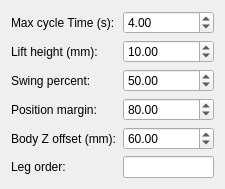
               <widget class="QWidget" name="page">
                <property name="geometry">
                 <rect>
                  <x>0</x>
                  <y>0</y>
                  <width>225</width>
                  <height>182</height>
                 </rect>
                </property>
                <attribute name="label">
                 <string>Basic</string>
                </attribute>
                <layout class="QFormLayout" name="formLayout_6">
                 <item row="0" column="0">
                  <widget class="QLabel" name="label_6">
                   <property name="text">
                    <string>Max cycle Time (s):</string>
                   </property>
                  </widget>
                 </item>
                 <item row="0" column="1">
                  <widget class="QDoubleSpinBox" name="maxCycleTimeSpin">
                   <property name="maximum">
                    <double>20.000000000000000</double>
                   </property>
                   <property name="singleStep">
                    <double>0.100000000000000</double>
                   </property>
                   <property name="value">
                    <double>4.000000000000000</double>
                   </property>
                  </widget>
                 </item>
                 <item row="1" column="0">
                  <widget class="QLabel" name="label_7">
                   <property name="text">
                    <string>Lift height (mm):</string>
                   </property>
                  </widget>
                 </item>
                 <item row="1" column="1">
                  <widget class="QDoubleSpinBox" name="liftHeightSpin">
                   <property name="minimum">
                    <double>1.000000000000000</double>
                   </property>
                   <property name="maximum">
                    <double>100.000000000000000</double>
                   </property>
                   <property name="value">
                    <double>10.000000000000000</double>
                   </property>
                  </widget>
                 </item>
                 <item row="2" column="0">
                  <widget class="QLabel" name="label_8">
                   <property name="text">
                    <string>Swing percent:</string>
                   </property>
                  </widget>
                 </item>
                 <item row="2" column="1">
                  <widget class="QDoubleSpinBox" name="swingPercentSpin">
                   <property name="maximum">
                    <double>200.000000000000000</double>
                   </property>
                   <property name="value">
                    <double>50.000000000000000</double>
                   </property>
                  </widget>
                 </item>
                 <item row="3" column="0">
                  <widget class="QLabel" name="label_9">
                   <property name="text">
                    <string>Position margin:</string>
                   </property>
                  </widget>
                 </item>
                 <item row="3" column="1">
                  <widget class="QDoubleSpinBox" name="positionMarginSpin">
                   <property name="minimum">
                    <double>1.000000000000000</double>
                   </property>
                   <property name="maximum">
                    <double>100.000000000000000</double>
                   </property>
                   <property name="value">
                    <double>80.000000000000000</double>
                   </property>
                  </widget>
                 </item>
                 <item row="4" column="0">
                  <widget class="QLabel" name="label">
                   <property name="text">
                    <string>Body Z offset (mm):</string>
                   </property>
                  </widget>
                 </item>
                 <item row="4" column="1">
                  <widget class="QDoubleSpinBox" name="bodyZOffsetSpin">
                   <property name="minimum">
                    <double>-1000.000000000000000</double>
                   </property>
                   <property name="maximum">
                    <double>1000.000000000000000</double>
                   </property>
                   <property name="singleStep">
                    <double>10.000000000000000</double>
                   </property>
                   <property name="value">
                    <double>60.000000000000000</double>
                   </property>
                  </widget>
                 </item>
                 <item row="5" column="0">
                  <widget class="QLabel" name="label_5">
                   <property name="text">
                    <string>Leg order:</string>
                   </property>
                  </widget>
                 </item>
                 <item row="5" column="1">
                  <widget class="QLineEdit" name="legOrderEdit"/>
                 </item>
                </layout>
               </widget>
